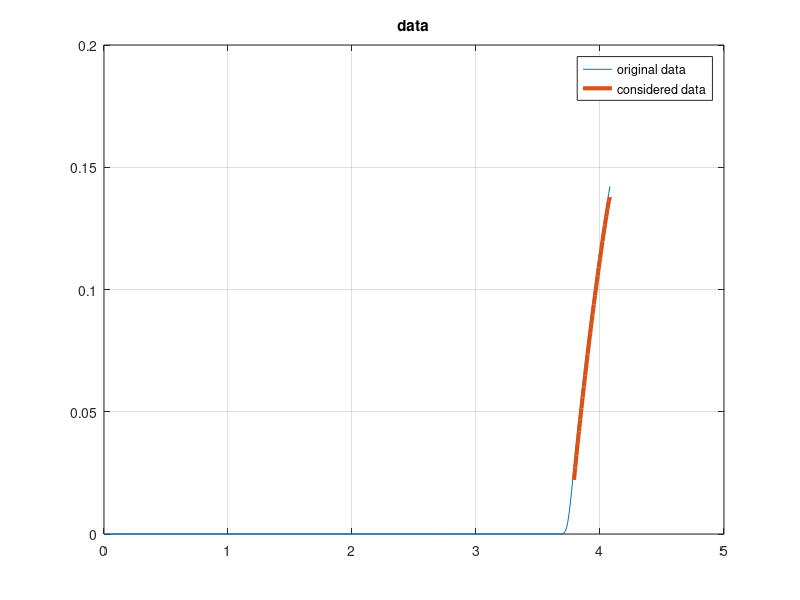
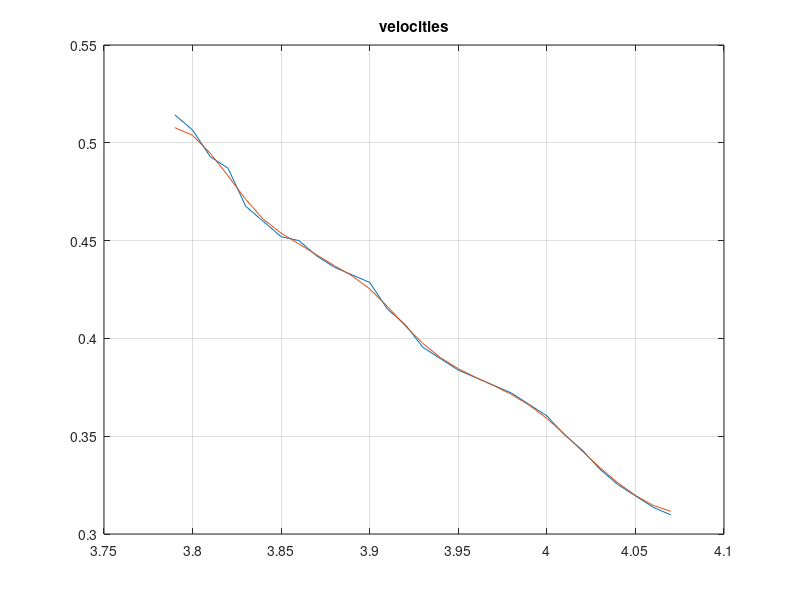
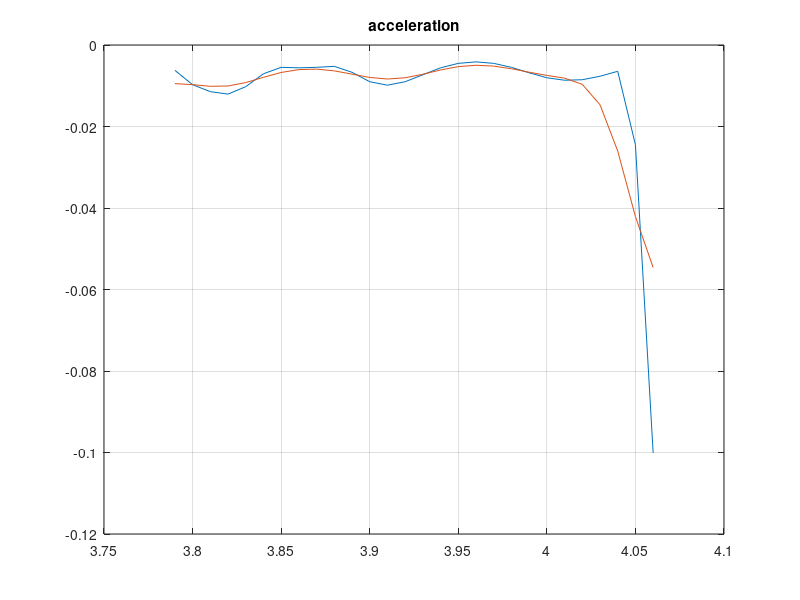
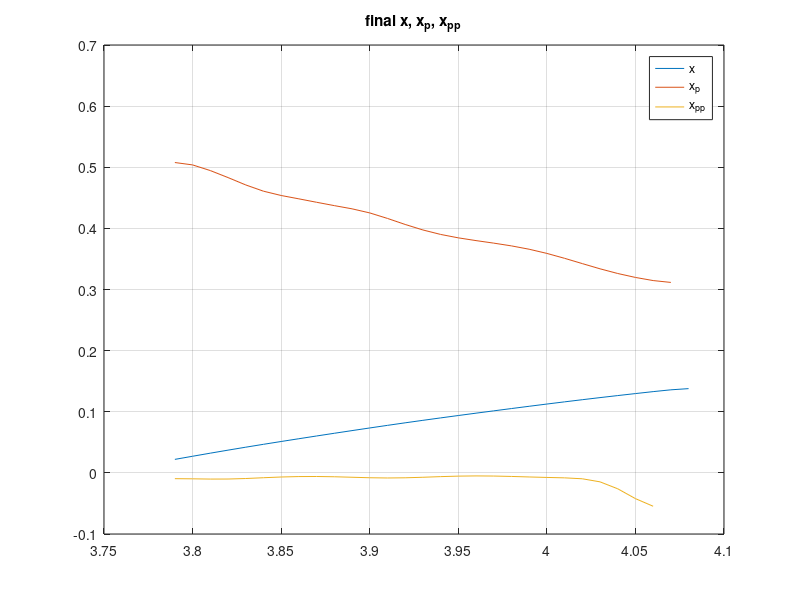

The MATLAB script that drew these images, in order:
%% Script per ricuperare i dati

clear all;clc;close all;

data0 = load('data0000.txt');

Rg=6.35e-3;
g=9.81;

fs = 100; % Hz
dt = 1/fs;
data= [data0];
time= 0:dt:(length(data)-1)*dt;

% Treating data
cart = (2*pi/2048*Rg)*data(:,2);

figure(1)
plot(time,cart)
grid on
hold on


n=find(cart<=cart(end)-0.0001);

cart = cart(n);
time = time(n);

%cutting part of interest

x_old=cart;
xp_old=diff(x_old)/dt;

q = find(xp_old==max(xp_old));
x_old = x_old(q:end);

%filtering displacement

for ii=1:2
     for i= 1:length(x_old)-1
         x_1(i)= (x_old(i)+x_old(i+1))/2;
     end
     
     x_1(length(x_old))=x_old(end);

     x(1)=x_old(1);
     for i= 2:length(x_1)
         x(i)= (x_1(i)+x_1(i-1))/2;
     end

     x_old=x;
end
x=x_old;
xp_old = xp_old(q:end);




figure(2)
plot([q*dt:dt:(q+(length(xp_old)-1))*dt],xp_old)
grid on; hold on



for ii=1:2
     for i= 1:length(xp_old)-1
         xp_1(i)= (xp_old(i)+xp_old(i+1))/2;
     end
     
     xp_1(length(xp_old))=xp_old(end);

     xp(1)=xp_1(1);
     for i= 2:length(xp_1)
         xp(i)= (xp_1(i)+xp_1(i-1))/2;
     end

     xp_old=xp;
end

plot([q*dt:dt:(q+(length(xp)-1))*dt],xp)
title('velocities')

xpp_old=diff(x,2)/dt;

figure(3)
plot([q*dt:dt:(q+(length(xpp_old)-1))*dt],xpp_old)
grid on; hold on
fin_val=xpp_old(end);
for ii=1:5
     for i= 1:length(xpp_old)-1
         xpp_1(i)= (xpp_old(i)+xpp_old(i+1))/2;
     end
     
     xpp_1(length(xpp_old))=xpp_old(end);

     xpp(1)=xpp_1(1);
     for i= 2:length(xpp_1)
         xpp(i)= (xpp_1(i)+xpp_1(i-1))/2;
     end

     xpp_old=xpp;
end

plot([q*dt:dt:(q+(length(xpp)-1))*dt],xpp)
title('acceleration')

figure(1)
plot([q*dt:dt:(q+(length(x)-1))*dt],x,'linewidth',3)
title('data')
legend('original data','considered data')
figure(4)
plot([q*dt:dt:(q+(length(x)-1))*dt],x)
hold on; grid on
plot([q*dt:dt:(q+(length(xp)-1))*dt],xp)
plot([q*dt:dt:(q+(length(xpp)-1))*dt],xpp)

title('final x, x_p, x_p_p')
legend('x','x_p','x_p_p')
M=879.5e-3;
F_old = M*xpp;
F=F_old;

%ploting relationship between F and v
figure
plot(xp(1:end-1),F,'linewidth',1)
grid on
title('function F = f(v)')

%if we can assume a model similar to F = mu*M*g
xppav=sum(xpp)/length(xpp);
mu=xppav/g

xpn=fliplr(xp);
m=find(xpn<=0.5037);

Fnf=fliplr(F);
Fn=Fnf(m);
xpn=xpn(m);


n=find(xpn>=0.3423);


Fn=Fnf(n);
xpn=xpn(n);

figure
plot(fliplr(xpn),fliplr(Fn))